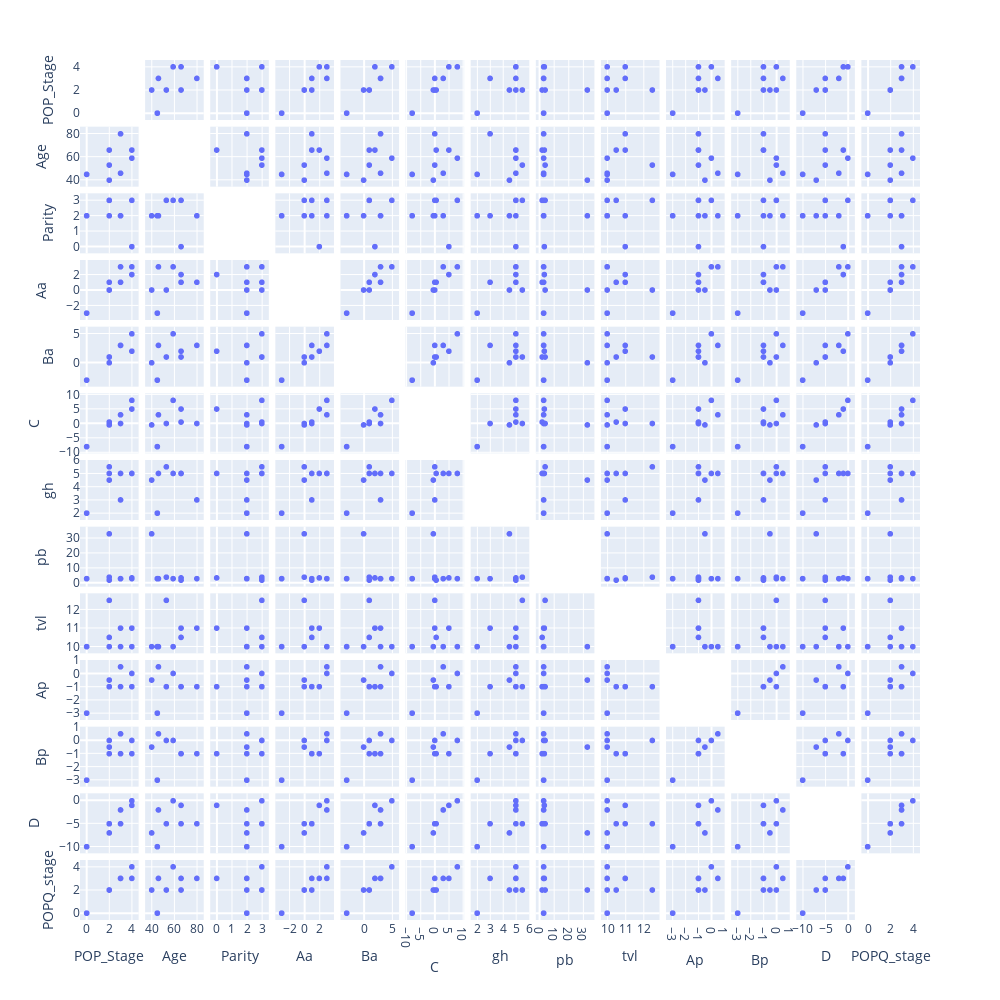

Notebook source saved alongside this figure:
### Code cell
fig = px.scatter_matrix(data_nondiabetic,
                       dimensions=["POP_Stage","Age","Parity","Aa","Ba","C","gh","pb","tvl","Ap","Bp","D","POPQ_stage"],
    
                       width=1000,
                       height=1000)
fig.data[0].diagonal.visible=False #remove diagnal data

fig.show()

### Figure 1 — Plotly figure (JSON) as saved in the notebook; plotly's stock layout.template omitted (floating-point values rounded to 4 significant figures)
{"data": [{"diagonal": {"visible": false}, "dimensions": [{"axis": {"matches": true}, "label": "POP_Stage", "values": [4, 3, 0, 2, 4, 0, 3, 2, 2]}, {"axis": {"matches": true}, "label": "Age", "values": [66, 80, 45, 40, 59, 45, 46, 53, 66]}, {"axis": {"matches": true}, "label": "Parity", "values": [0, 2, 2, 2, 3, 2, 2, 3, 3]}, {"axis": {"matches": true}, "label": "Aa", "values": [2, 1, -3, 0, 3, -3, 3, 0, 1]}, {"axis": {"matches": true}, "label": "Ba", "values": [2, 3, -3, 0, 5, -3, 3, 1, 1]}, {"axis": {"matches": true}, "label": "C", "values": [5, 0, -8, -0.5, 8, -8, 3, 0, 0.5]}, {"axis": {"matches": true}, "label": "gh", "values": [5, 3, 2, 4.5, 5, 2, 5, 5.5, 5]}, {"axis": {"matches": true}, "label": "pb", "values": [3.5, 3, 3, 33, 3, 3, 3, 4, 2]}, {"axis": {"matches": true}, "label": "tvl", "values": [11, 11, 10, 10, 10, 10, 10, 12.5, 10.5]}, {"axis": {"matches": true}, "label": "Ap", "values": [-1, -1, -3, -0.5, 0, -3, 0.5, -1, -1]}, {"axis": {"matches": true}, "label": "Bp", "values": [-1, -1, -3, -0.5, 0, -3, 0.5, 0, -1]}, {"axis": {"matches": true}, "label": "D", "values": [-1, -5, -10, -7, 0, -10, -2, -5, -5]}, {"axis": {"matches": true}, "label": "POPQ_stage", "values": [3, 3, 0, 2, 4, 0, 3, 2, 2]}], "hovertemplate": "%{xaxis.title.text}=%{x}<br>%{yaxis.title.text}=%{y}<extra></extra>", "legendgroup": "", "marker": {"color": "#636efa", "symbol": "circle"}, "name": "", "showlegend": false, "type": "splom"}], "layout": {"dragmode": "select", "height": 1000, "legend": {"tracegroupgap": 0}, "margin": {"t": 60}, "width": 1000}}
